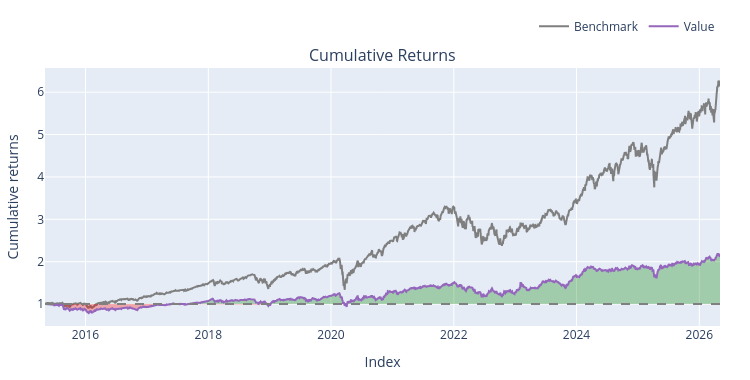

Source (notebook cell):
### Markdown cell above
### State based ADX strategy with RSI and MACD combination

### Code cell
entries = ((adx_df >= 25) & (macd_df >= signal_df) & (rsi_df >= 30)).shift(1).fillna(False).astype(bool)
exits = ((adx_df < 20)| (macd_df < signal_df) | (rsi_df > 70)).shift(1).fillna(False).astype(bool)


backtest1 = vbt.Portfolio.from_signals(
    close=close_df,
    open = open_df,
    high = high_df,
    low = low_df,
    entries=entries,
    exits=exits,
    init_cash=100_000.0,
    size=0.1,                         
    size_type='percent',
    cash_sharing=True,                 
    group_by=True,                     
    freq='1D',
    fees=0.001,
    sl_stop = 0.10,
       
)

print(backtest1.stats())
backtest1.plot().show()

### Figure 1 — Plotly figure (JSON) as saved in the notebook; plotly's stock layout.template omitted (floating-point values rounded to 4 significant figures; data arrays with more than 128 entries replaced by an {"elided": "..."} marker saying what was removed)
{"data": [{"legendgroup": "0", "line": {"color": "#7f7f7f"}, "name": "Benchmark", "showlegend": true, "type": "scatter", "uid": "75fc00bc-3580-4f88-b5e8-52ba0416499e", "x": {"elided": "2766 str values"}, "xaxis": "x", "y": {"elided": "2766 float values"}, "yaxis": "y"}, {"hoverinfo": "skip", "legendgroup": "1", "line": {"color": "rgba(0, 0, 0, 0)", "width": 0}, "opacity": 0, "showlegend": false, "type": "scatter", "uid": "43c0c2f1-b654-44d7-9742-aa784bde9b8f", "x": {"elided": "2766 str values"}, "xaxis": "x", "y": {"elided": "2766 int values"}, "yaxis": "y"}, {"connectgaps": false, "fill": "tonexty", "fillcolor": "rgba(0, 128, 0, 0.3)", "hoverinfo": "skip", "legendgroup": "1", "line": {"color": "rgba(0, 0, 0, 0)", "width": 0}, "opacity": 0, "showlegend": false, "type": "scatter", "uid": "efc70bc4-0b9d-4167-a1f0-c9aacde1aba9", "x": {"elided": "2766 str values"}, "xaxis": "x", "y": {"elided": "2766 float values"}, "yaxis": "y"}, {"hoverinfo": "skip", "legendgroup": "1", "line": {"color": "rgba(0, 0, 0, 0)", "width": 0}, "opacity": 0, "showlegend": false, "type": "scatter", "uid": "c773f736-3f48-4708-a146-17ebe48c2bf5", "x": {"elided": "2766 str values"}, "xaxis": "x", "y": {"elided": "2766 int values"}, "yaxis": "y"}, {"connectgaps": false, "fill": "tonexty", "fillcolor": "rgba(255, 0, 0, 0.3)", "hoverinfo": "skip", "legendgroup": "1", "line": {"color": "rgba(0, 0, 0, 0)", "width": 0}, "opacity": 0, "showlegend": false, "type": "scatter", "uid": "2c261bcc-6a98-4c05-a5ff-a458fbc86848", "x": {"elided": "2766 str values"}, "xaxis": "x", "y": {"elided": "2766 float values"}, "yaxis": "y"}, {"legendgroup": "2", "line": {"color": "#9467bd"}, "name": "Value", "showlegend": true, "type": "scatter", "uid": "5bf904e3-b6c3-4f69-a463-1cbc5f5fdf0f", "x": {"elided": "2766 str values"}, "xaxis": "x", "y": {"elided": "2766 float values"}, "yaxis": "y"}, {"hoverinfo": "skip", "legendgroup": "1", "line": {"color": "rgba(0, 0, 0, 0)", "width": 0}, "opacity": 0, "showlegend": false, "type": "scatter", "uid": "2a849381-1338-4458-bfaf-53262ce58d97", "x": {"elided": "2766 str values"}, "xaxis": "x", "y": {"elided": "2766 int values"}, "yaxis": "y"}], "layout": {"annotations": [{"font": {"size": 16}, "showarrow": false, "text": "Cumulative Returns", "x": 0.5, "xanchor": "center", "xref": "paper", "y": 1, "yanchor": "bottom", "yref": "paper"}], "height": 380, "legend": {"orientation": "h", "traceorder": "normal", "x": 1, "xanchor": "right", "y": 1.105, "yanchor": "bottom"}, "margin": {"b": 30, "l": 30, "r": 30, "t": 30}, "shapes": [{"line": {"color": "gray", "dash": "dash"}, "type": "line", "x0": 0, "x1": 1, "xref": "paper", "y0": 1, "y1": 1, "yref": "y"}], "showlegend": true, "width": 750, "xaxis": {"anchor": "y", "domain": [0, 1], "title": {"text": "Index"}}, "yaxis": {"anchor": "x", "domain": [0, 1], "title": {"text": "Cumulative returns"}}}}
